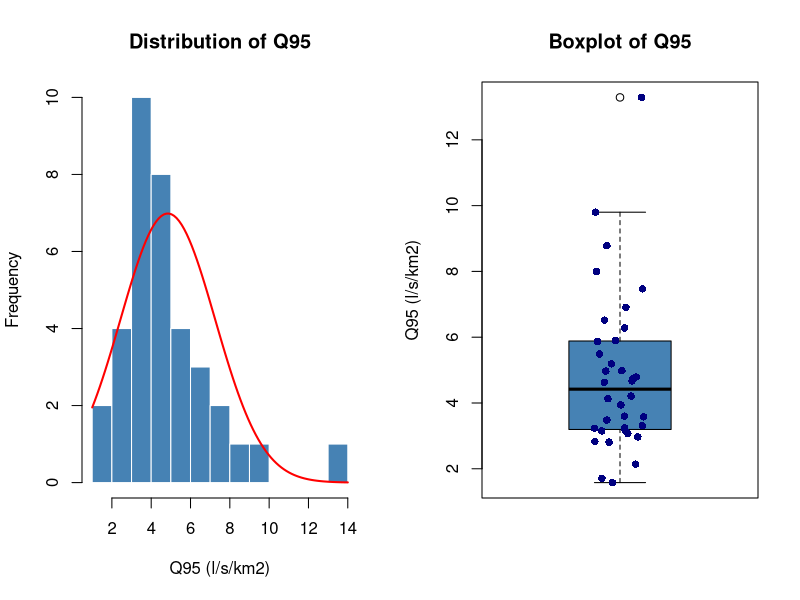
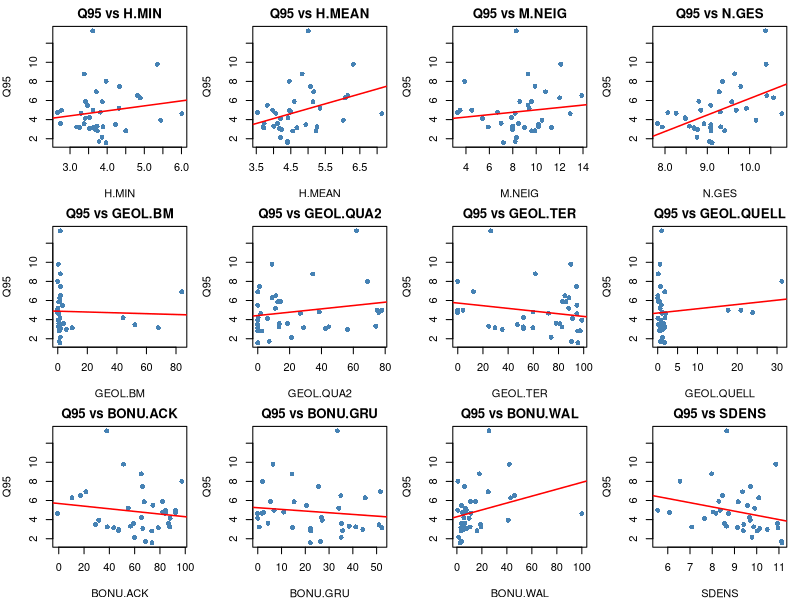
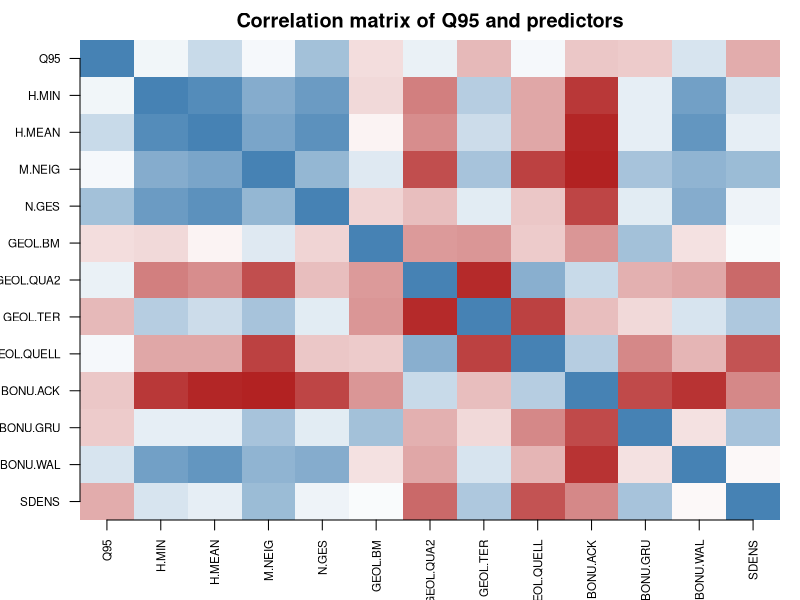
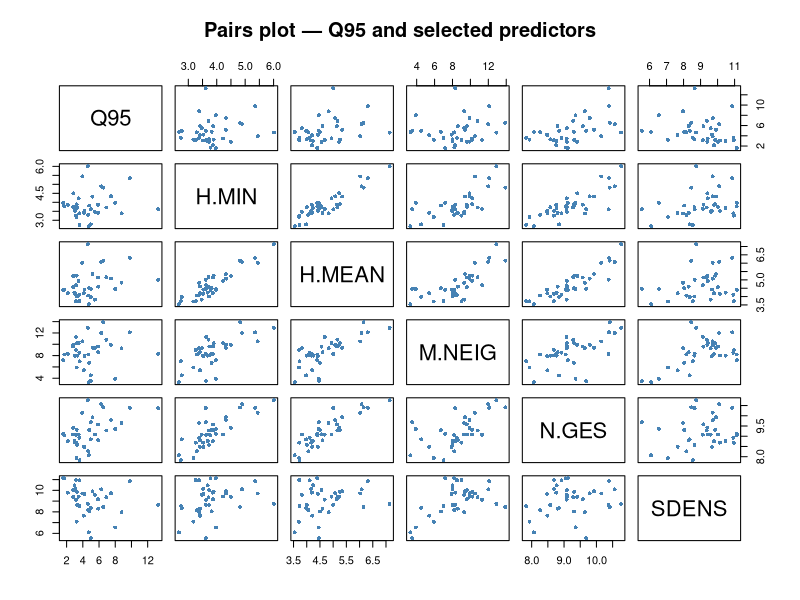
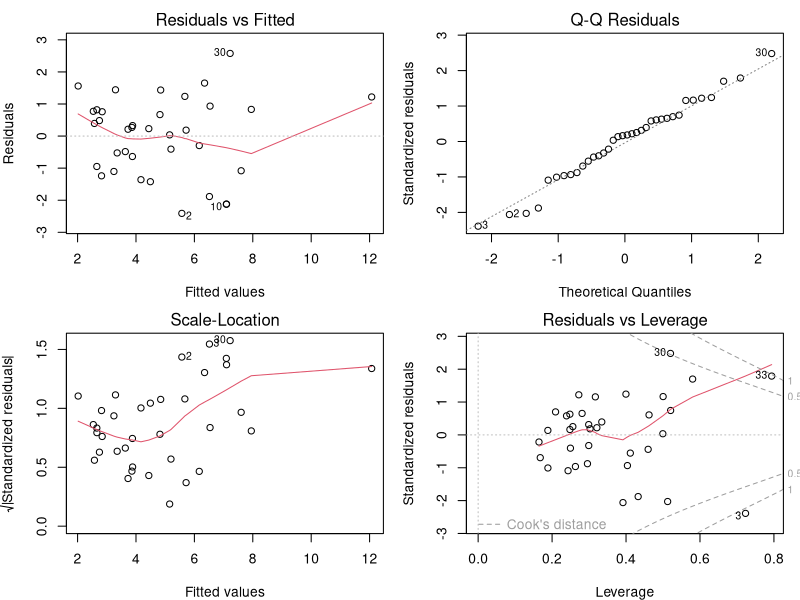
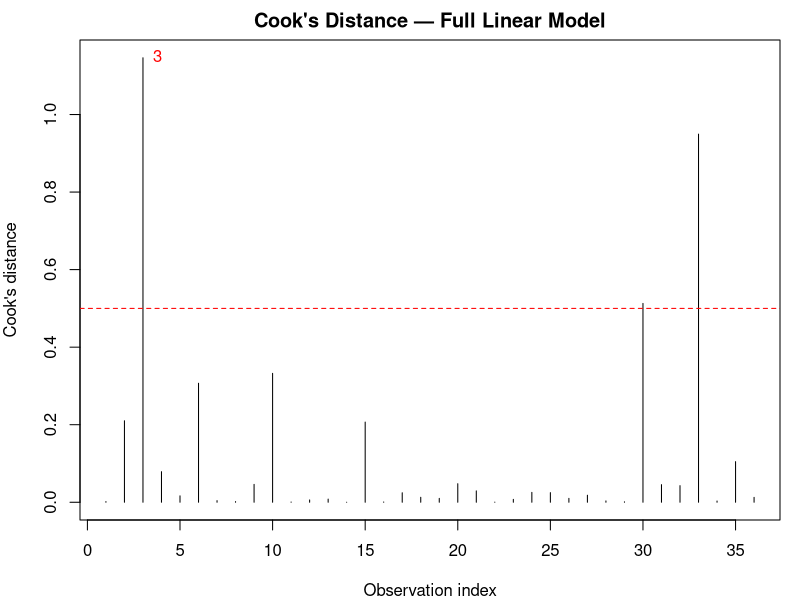

Source code (R) for these figures, in order:
# =============================================================================
# Regression Homework — Environmental Engineering
# Author: Andrei Strachinaru
# =============================================================================

options(digits = 4)

# =============================================================================
# 0. DATA
# =============================================================================

q95 <- data.frame(
  DBMSNR    = c(200001, 200002, 200003, 200004, 200005, 200006, 200007, 200008,
                200009, 200010, 200011, 200012, 200013, 200014, 200015, 200016,
                200017, 200018, 200019, 200020, 200021, 200022, 200023, 200024,
                200025, 200026, 200027, 200028, 200029, 200030, 200031, 200032,
                200033, 200034, 200035, 200036),
  Q95       = c(4.13, 3.16, 4.63, 4.74, 3.24, 8.00, 2.83, 4.21, 3.31, 4.97,
                3.94, 3.23, 3.60, 5.19, 4.98, 5.87, 5.49, 8.78, 7.47, 6.28,
                3.07, 5.90, 1.71, 1.58, 2.14, 3.48, 2.81, 4.79, 4.67, 9.80,
                6.52, 3.58, 13.29, 2.97, 6.91, 3.15),
  H.MIN     = c(3.41, 3.63, 6.01, 2.67, 3.89, 3.97, 4.50, 3.53, 3.73, 3.62,
                5.44, 3.18, 2.74, 4.32, 2.77, 3.87, 3.47, 3.38, 4.33, 4.89,
                3.52, 3.41, 3.78, 3.97, 3.86, 4.22, 3.74, 3.82, 3.30, 5.35,
                4.82, 3.38, 3.61, 3.68, 3.71, 3.26),
  H.MEAN    = c(4.20497, 4.678, 7.137, 3.543, 5.25688, 4.454, 5.229, 4.42,
                4.004, 4.462, 6.024, 3.706, 3.726, 5.345, 3.97624, 5.14148,
                3.818, 4.82799, 5.077, 6.076, 4.168, 4.598, 4.404, 4.40,
                4.198, 4.937, 4.558, 4.498, 4.061, 6.313, 6.152, 4.10931,
                5.00748, 4.24, 5.162, 3.718),
  M.NEIG    = c(5.4, 11.3, 12.9, 3.3, 10.2, 3.9, 9.9, 7.9, 8.0, 3.5, 10.5,
                5.9, 7.0, 9.4, 4.5, 9.6, 9.3, 9.3, 9.9, 12.0, 8.0, 8.6,
                8.2, 7.2, 8.3, 10.2, 9.6, 6.7, 8.2, 12.1, 13.9, 8.5, 8.3,
                8.0, 10.8, 9.0),
  N.GES     = c(8.48586, 9.078, 10.761, 8.07, 9.31489, 9.355, 9.41, 8.475,
                8.578, 9.683, 10.149, 7.933, 7.829, 9.925, 8.84651, 9.57801,
                9.082, 9.64408, 9.792, 10.564, 8.689, 8.801, 9.051, 9.114,
                8.756, 9.084, 9.087, 9.304, 8.262, 10.389, 10.409, 8.92126,
                10.37569, 8.77, 9.281, 8.686),
  GEOL.BM   = c(1.43, 67.99, 0.78, 0.00, 1.18, 0.00, 1.11, 44.19, 0.40,
                0.00, 0.33, 1.08, 0.81, 0.09, 0.00, 0.64, 3.12, 1.85, 1.92,
                1.36, 1.97, 1.08, 0.87, 1.44, 1.69, 52.21, 0.79, 0.25, 0.09,
                0.40, 1.71, 3.85, 1.70, 5.73, 83.95, 9.77),
  GEOL.QUA2 = c(6.1, 0.0, 1.9, 76.1, 44.5, 68.8, 0.0, 0.2, 74.1, 77.9, 0.0,
                13.3, 18.8, 11.1, 75.0, 12.5, 0.0, 34.5, 1.0, 9.0, 42.5,
                14.2, 7.1, 0.0, 21.3, 0.0, 2.7, 38.6, 26.8, 8.9, 11.4, 13.5,
                62.0, 56.3, 0.0, 28.8),
  GEOL.TER  = c(90.99, 29.54, 94.61, 0.00, 51.98, 0.00, 97.34, 52.08, 24.54,
                4.20, 98.53, 82.71, 78.01, 88.10, 0.00, 85.98, 94.57, 61.72,
                94.41, 88.26, 52.21, 83.18, 90.46, 95.39, 74.10, 47.21, 95.21,
                59.69, 72.08, 89.72, 85.11, 81.11, 26.21, 35.26, 12.43, 59.62),
  GEOL.QUELL= c(0.05, 1.38, 1.93, 23.90, 1.16, 31.20, 0.44, 1.84, 0.56,
                17.70, 0.81, 1.83, 1.57, 0.62, 20.90, 0.24, 0.89, 0.18, 0.75,
                0.02, 1.35, 0.46, 0.70, 1.73, 1.22, 0.17, 0.51, 1.11, 1.04,
                0.58, 0.07, 0.89, 0.99, 1.18, 1.77, 1.64),
  BONU.ACK  = c(88.07, 43.51, -0.78, 92.50, 38.32, 97.30, 47.09, 65.51,
                56.70, 92.40, 31.57, 87.62, 86.89, 54.91, 84.40, 67.56, 74.38,
                65.35, 66.38, 10.44, 66.53, 81.82, 68.53, 73.76, 60.01, 28.99,
                73.51, 82.25, 84.21, 51.20, 17.29, 59.25, 38.00, 47.47, 21.45,
                78.73),
  BONU.GRU  = c(0.0, 52.2, 0.0, 2.4, 41.2, 1.9, 35.7, 26.9, 38.5, 6.8,
                27.1, 0.7, 4.3, 34.1, 6.9, 15.3, 20.5, 14.4, 25.5, 45.2,
                22.2, 5.3, 26.3, 22.1, 35.1, 51.0, 22.3, 10.9, 1.7, 6.4,
                35.0, 35.2, 33.5, 44.2, 51.6, 14.6),
  BONU.WAL  = c(9.8, 3.2, 100.0, 4.7, 19.3, 0.8, 16.1, 5.6, 4.4, 0.7, 41.1,
                10.6, 6.5, 6.7, 7.5, 14.9, 3.7, 18.1, 6.2, 43.0, 8.0, 10.9,
                3.7, 2.7, 1.5, 19.1, 3.4, 6.6, 11.1, 42.0, 46.0, 3.7, 25.7,
                5.7, 25.1, 6.5),
  SDENS     = c(7.65, 9.13, 8.74, 6.09, 9.86, 6.55, 9.40, 9.67, 8.64, 5.55,
                9.71, 7.08, 8.54, 9.91, 8.36, 9.17, 9.59, 7.97, 9.72, 10.09,
                10.14, 8.30, 11.12, 11.13, 9.79, 9.42, 10.02, 8.04, 8.17,
                10.86, 8.45, 10.93, 8.65, 10.47, 9.36, 10.96)
)

# Quick structural overview and summary statistics of key variables
str(q95)
summary(q95[, c("Q95", "H.MIN", "H.MEAN", "M.NEIG", "N.GES", "SDENS")])

# =============================================================================
# 1. EXPLORATORY DATA VISUALISATION
# =============================================================================

# --- 1a. Distribution of the response variable Q95 --------------------------
par(mfrow = c(1, 2))

hist(q95$Q95,
     breaks = 10,
     col    = "steelblue",
     border = "white",
     main   = "Distribution of Q95",
     xlab   = "Q95 (l/s/km2)",
     ylab   = "Frequency")
# Overlay a normal-density curve for visual reference
curve(dnorm(x, mean(q95$Q95), sd(q95$Q95)) * length(q95$Q95) * diff(range(q95$Q95)) / 10,
      add = TRUE, col = "red", lwd = 2)

boxplot(q95$Q95,
        col    = "steelblue",
        main   = "Boxplot of Q95",
        ylab   = "Q95 (l/s/km2)")
stripchart(q95$Q95, vertical = TRUE, method = "jitter",
           pch = 16, col = "navy", add = TRUE)

par(mfrow = c(1, 1))

# --- 1b. Scatterplots of Q95 vs each predictor ------------------------------
# Shows potential linear relationships and outliers before modelling
predictors <- c("H.MIN", "H.MEAN", "M.NEIG", "N.GES",
                "GEOL.BM", "GEOL.QUA2", "GEOL.TER", "GEOL.QUELL",
                "BONU.ACK", "BONU.GRU", "BONU.WAL", "SDENS")

par(mfrow = c(3, 4), mar = c(4, 4, 2, 1))
for (v in predictors) {
  plot(q95[[v]], q95$Q95,
       xlab = v,
       ylab = "Q95",
       main = paste("Q95 vs", v),
       pch  = 16,
       col  = "steelblue")
  abline(lm(Q95 ~ q95[[v]], data = q95), col = "red", lwd = 1.5)
}
par(mfrow = c(1, 1))

# --- 1c. Correlation matrix (numeric variables only, excluding DBMSNR) -------
# High correlations between predictors may indicate multicollinearity
num_vars <- q95[, c("Q95", predictors)]
cor_mat  <- round(cor(num_vars), 2)
print(cor_mat)

# Visual correlation heatmap using base graphics
image(1:ncol(cor_mat), 1:nrow(cor_mat), t(cor_mat[nrow(cor_mat):1, ]),
      col  = colorRampPalette(c("firebrick", "white", "steelblue"))(100),
      axes = FALSE,
      main = "Correlation matrix of Q95 and predictors",
      xlab = "", ylab = "")
axis(1, at = 1:ncol(cor_mat), labels = colnames(cor_mat), las = 2, cex.axis = 0.7)
axis(2, at = 1:nrow(cor_mat), labels = rev(rownames(cor_mat)), las = 1, cex.axis = 0.7)

# --- 1d. Pairs plot for the continuous catchment variables ------------------
# Quick overview of all pairwise relationships
pairs(q95[, c("Q95", "H.MIN", "H.MEAN", "M.NEIG", "N.GES", "SDENS")],
      pch = 16, col = "steelblue", cex = 0.8,
      main = "Pairs plot — Q95 and selected predictors")

# =============================================================================
# 2. MULTIPLE LINEAR REGRESSION (full model)
# =============================================================================

# Fit OLS model with all 12 catchment predictors
lm_full <- lm(Q95 ~ H.MIN + H.MEAN + M.NEIG + N.GES +
                GEOL.BM + GEOL.QUA2 + GEOL.TER + GEOL.QUELL +
                BONU.ACK + BONU.GRU + BONU.WAL + SDENS,
              data = q95)

summary(lm_full)

# Extract specific values from the coefficient table
coef_summary <- coef(summary(lm_full))

# Regression coefficient of SDENS
sdens_coef <- coef_summary["SDENS", "Estimate"]
cat("Regression coefficient of SDENS:", round(sdens_coef, 4), "\n")

# t-statistic of M.NEIG
mneig_t <- coef_summary["M.NEIG", "t value"]
cat("t-statistic of M.NEIG:", round(mneig_t, 4), "\n")

# --- Goodness-of-fit metrics -------------------------------------------------
s <- summary(lm_full)
cat("R2                  :", round(s$r.squared,    4), "\n")
cat("Adjusted R2         :", round(s$adj.r.squared, 4), "\n")
cat("Residual Std. Error :", round(s$sigma,         4), "\n")

# --- Standard diagnostic plots -----------------------------------------------
# Checks: linearity, homoscedasticity, normality of residuals, leverage
par(mfrow = c(2, 2))
plot(lm_full)
par(mfrow = c(1, 1))

# --- Cook's distance: identify high-leverage observations --------------------
cook_d <- cooks.distance(lm_full)

# Row with the single largest Cook's distance
max_cook_row <- which.max(cook_d)
cat("Row with largest Cook's distance:", max_cook_row,
    " (Cook's D =", round(cook_d[max_cook_row], 4), ")\n")

# Spike plot — threshold line at 0.5 flags influential points
plot(cook_d, type = "h",
     main = "Cook's Distance — Full Linear Model",
     xlab = "Observation index",
     ylab = "Cook's distance")
abline(h = 0.5, col = "red", lty = 2)
text(max_cook_row, cook_d[max_cook_row],
     labels = max_cook_row, pos = 4, col = "red")

# --- Worst-fitting observation (largest absolute residual) -------------------
resids      <- residuals(lm_full)
max_res_row <- which.max(abs(resids))

cat("Row with largest residual:", max_res_row, "\n")
cat("Q95 value at that point  :", q95$Q95[max_res_row], "\n")
cat("Residual value           :", round(resids[max_res_row], 4), "\n")

# =============================================================================
# 3. ROBUST REGRESSION (Least Trimmed Squares)
# =============================================================================

library(robustbase)

# seed must be set immediately before ltsReg to ensure reproducibility
set.seed(3141)
lts_fit <- ltsReg(Q95 ~ H.MIN + H.MEAN + M.NEIG + N.GES +
                    GEOL.BM + GEOL.QUA2 + GEOL.TER + GEOL.QUELL +
                    BONU.ACK + BONU.GRU + BONU.WAL + SDENS,
                  data = q95)

summary(lts_fit)

# Extract results from the robust model
lts_sum   <- summary(lts_fit)
lts_coefs <- lts_sum$coefficients

# Variable with the smallest p-value (intercept excluded)
p_vals    <- lts_coefs[-1, "Pr(>|t|)"]
min_p_var <- names(which.min(p_vals))
cat("Variable with smallest p-value:", min_p_var,
    " (p =", formatC(min(p_vals), format = "e", digits = 3), ")\n")

# Robust R2
cat("R2 (robust):", round(lts_sum$r.squared, 4), "\n")

# =============================================================================
# 4. STEPWISE REGRESSION (starting from full dataset)
# =============================================================================

# Find the most significant single predictor in the full OLS model
ols_pvals <- coef_summary[-1, "Pr(>|t|)"]   # drop intercept
best_var  <- names(which.min(ols_pvals))
cat("Most important predictor in full OLS model:", best_var, "\n")

# Start stepwise from a one-predictor model; allow adding/removing terms
formula_start <- as.formula(paste("Q95 ~", best_var))
lm_start      <- lm(formula_start, data = q95)

lm_upper <- lm(Q95 ~ H.MIN + H.MEAN + M.NEIG + N.GES +
                 GEOL.BM + GEOL.QUA2 + GEOL.TER + GEOL.QUELL +
                 BONU.ACK + BONU.GRU + BONU.WAL + SDENS,
               data = q95)

# Bidirectional selection by AIC
step_model <- step(lm_start,
                   scope     = list(lower = ~1, upper = formula(lm_upper)),
                   direction = "both",
                   trace     = 1)

summary(step_model)

# Report stepwise model characteristics
step_vars <- names(coef(step_model))[-1]   # drop intercept
cat("Number of independent variables chosen:", length(step_vars), "\n")
cat("Variables in stepwise model:", paste(step_vars, collapse = ", "), "\n")
cat("Adjusted R2:", round(summary(step_model)$adj.r.squared, 4), "\n")
cat("First variable entered (start of stepwise):", best_var, "\n")

# =============================================================================
# 5. MODELLING WITHOUT HIGH-LEVERAGE POINTS
# =============================================================================

# Remove observations with Cook's distance > 0.5 from the full OLS model
leverage_threshold <- 0.5
high_lev_rows      <- which(cook_d > leverage_threshold)

cat("Rows removed (Cook's D > 0.5):", high_lev_rows, "\n")
cat("Cook's distances of removed rows:\n")
print(round(cook_d[high_lev_rows], 4))

q95_reduced <- q95[-high_lev_rows, ]
cat("Remaining observations:", nrow(q95_reduced), "\n")

# --- Full OLS model on the reduced dataset -----------------------------------
lm_reduced <- lm(Q95 ~ H.MIN + H.MEAN + M.NEIG + N.GES +
                   GEOL.BM + GEOL.QUA2 + GEOL.TER + GEOL.QUELL +
                   BONU.ACK + BONU.GRU + BONU.WAL + SDENS,
                 data = q95_reduced)

summary(lm_reduced)

# Variable with the smallest p-value in the reduced model
coef_reduced   <- coef(summary(lm_reduced))
p_vals_reduced <- coef_reduced[-1, "Pr(>|t|)"]
min_p_var_red  <- names(which.min(p_vals_reduced))

cat("Variable with smallest p-value (reduced model):", min_p_var_red,
    " (p =", formatC(min(p_vals_reduced), format = "e", digits = 3), ")\n")

# --- Stepwise regression on the reduced dataset ------------------------------
best_var_red      <- names(which.min(p_vals_reduced))
cat("Most important predictor (reduced dataset):", best_var_red, "\n")

formula_start_red <- as.formula(paste("Q95 ~", best_var_red))
lm_start_red      <- lm(formula_start_red, data = q95_reduced)

lm_upper_red <- lm(Q95 ~ H.MIN + H.MEAN + M.NEIG + N.GES +
                     GEOL.BM + GEOL.QUA2 + GEOL.TER + GEOL.QUELL +
                     BONU.ACK + BONU.GRU + BONU.WAL + SDENS,
                   data = q95_reduced)

step_model_red <- step(lm_start_red,
                       scope     = list(lower = ~1, upper = formula(lm_upper_red)),
                       direction = "both",
                       trace     = 1)

summary(step_model_red)

# Report and compare with the section-4 stepwise model
step_vars_red <- names(coef(step_model_red))[-1]

cat("Variables in stepwise model (reduced):", paste(step_vars_red, collapse = ", "), "\n")
cat("Adjusted R2 (reduced stepwise):", round(summary(step_model_red)$adj.r.squared, 4), "\n")

# Count how many regressors from the reduced stepwise model also appeared in section 4
common_vars <- intersect(step_vars, step_vars_red)
cat("\nRegressors also in section-4 stepwise model:", length(common_vars), "\n")
cat("Shared variables:", paste(common_vars, collapse = ", "), "\n")
